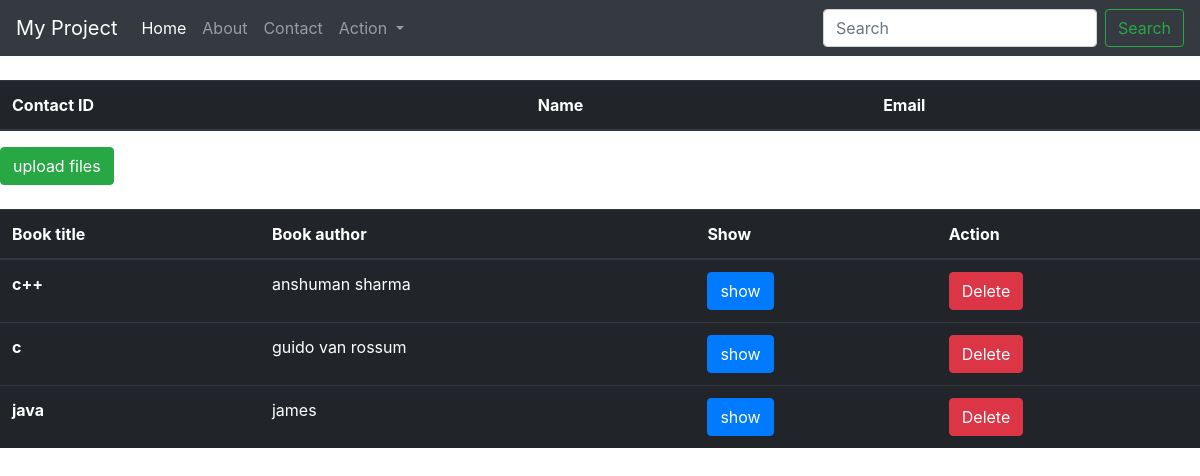
Screenshot of /home/book_list/ with the database file from the repository.
### demoapp/models.py (models this page shows, shortened)
class Books(models.Model):
    title=models.CharField(max_length=255)
    author=models.CharField(max_length=255)
    pdf=FileField(upload_to='pdfs/',blank=True,null=True)

### demoapp/views.py (the view)
# urls.py: path('book_list/',views.book_list,name="book_list"),
def book_list(request):
    b=Books.objects.all()
    return render(request,'book_list.html',{'books':b})

### templates/book_list.html (shortened to what this page needs)
{% extends 'base.html' %}
{% block content %}
<a href="{% url 'upload_book' %}"><input type="button"  class="btn btn-success" value="upload files"></a><br><br>
<table class="table table-dark  table-hover">
    <thead>
        <tr>
          <th scope="col">Book title</th>
          <th scope="col">Book author</th>
          <th scope="col">Show</th>
          <th scope="col">Action</th>
        </tr>
        </thead>
        <tbody>
          {% for item in books %}
            <tr>
              <th scope="row">{{item.title}}</th>
              <td>{{item.author}}</td>
              <td><a href="{{item.pdf.url}}"><input type="submit" class="btn btn-primary" value="show" ></a></td>
              <td>
                <form method="post" action="{% url 'delete_book' item.pk %}">
                <input type="submit" class="btn btn-danger" value="Delete"></td>
            </tr>
          {% endfor %}
          </tbody>
</table>
{% endblock %}

### templates/base.html (shortened to what this page needs)
<!DOCTYPE html>
<html lang="en">
<head>
    <link rel="stylesheet" href="https://maxcdn.bootstrapcdn.com/bootstrap/4.0.0/css/bootstrap.min.css">
</head>
<body>
    <nav class="navbar navbar-expand-lg navbar-dark bg-dark">
        <a class="navbar-brand" href="#">My Project</a>
        <div class="collapse navbar-collapse" id="navbarSupportedContent">
          <ul class="navbar-nav mr-auto">
            <li class="nav-item active">
              <a class="nav-link" href="#">Home <span class="sr-only">(current)</span></a>
            </li>
            <li class="nav-item">
              <a class="nav-link" href="/test">About</a>
              <li class="nav-item">
                <a class="nav-link" href="/contact">Contact</a>
            </li>
            <li class="nav-item dropdown">
              <a class="nav-link dropdown-toggle" href="#" id="navbarDropdown" role="button" data-toggle="dropdown" aria-haspopup="true" aria-expanded="false">
                Action
              </a>
          </ul>
          <form class="form-inline my-2 my-lg-0">
            <input class="form-control mr-sm-2" type="search" placeholder="Search" aria-label="Search">
            <button class="btn btn-outline-success my-2 my-sm-0" type="submit">Search</button>
          </form>
        </div>
      </nav>
      <br>
      <table class="table table-dark table-striped">
        <thead>
          <tr>
            <th scope="col">Contact ID</th>
            <th scope="col">Name</th>
            <th scope="col">Email</th>
          </tr>
        </thead>
      </table>
</body>
</html>
{% block content %}
{% endblock %}

### rows the page displays
Books: title "c++", author "anshuman sharma"
Books: title "c", author "guido van rossum"
Books: title "java", author "james"
